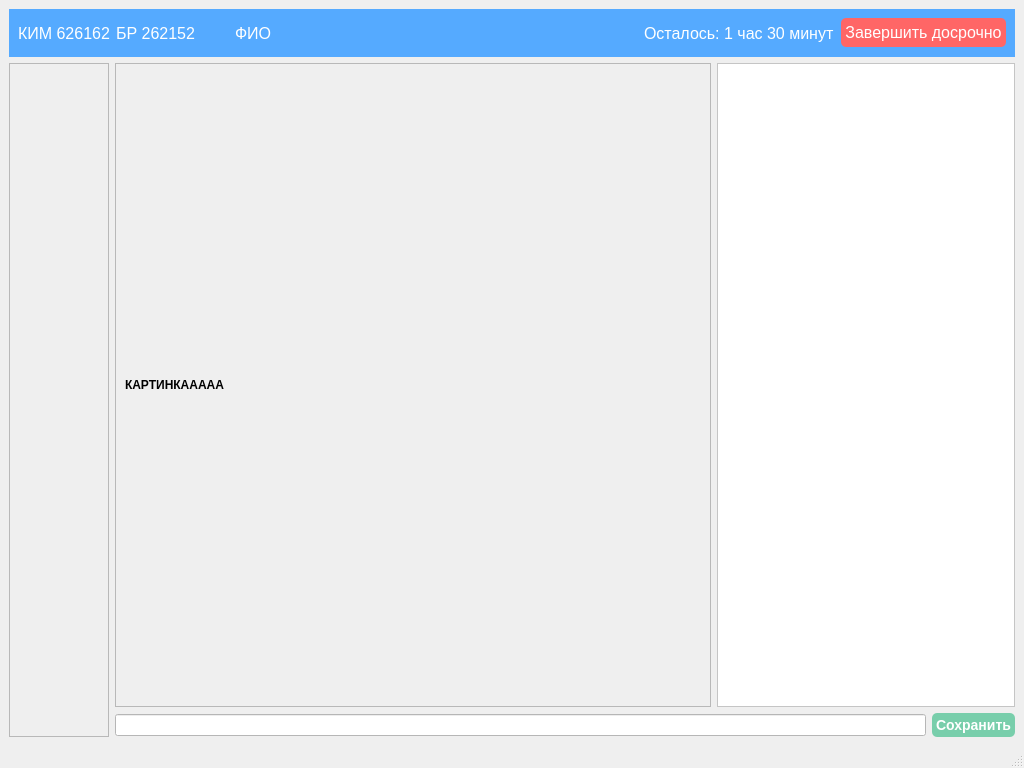
<?xml version="1.0" encoding="UTF-8"?>
<ui version="4.0">
 <class>MainWindow</class>
 <widget class="QMainWindow" name="MainWindow">
  <property name="geometry">
   <rect>
    <x>0</x>
    <y>0</y>
    <width>1024</width>
    <height>768</height>
   </rect>
  </property>
  <property name="minimumSize">
   <size>
    <width>1024</width>
    <height>768</height>
   </size>
  </property>
  <property name="font">
   <font>
    <weight>75</weight>
    <bold>true</bold>
   </font>
  </property>
  <property name="windowTitle">
   <string>Тестирующая программа КЕГЭ</string>
  </property>
  <property name="styleSheet">
   <string notr="true">QMainWindow{
	background-color: rgb(235, 235, 235);
}
/* Прозрачный фон самой области и её viewport */
QScrollArea {
    background: transparent;
    border: none;
}

QScrollArea &gt; QWidget &gt; QWidget {
    background: transparent;
}

/* Вертикальный скроллбар */
QScrollBar:vertical {
    background: transparent;
    width: 10px;
    margin: 0;
    border: none;
}

/* Дорожка (желоб) */
QScrollBar::handle:vertical {
    background: #c5cff5;          /* пастельный индиго под твою палитру */
    min-height: 30px;
    border-radius: 5px;
}

QScrollBar::handle:vertical:hover {
    background: #a8b6ec;
}

QScrollBar::handle:vertical:pressed {
    background: #8a9ae0;
}

/* Убрать стрелки сверху/снизу */
QScrollBar::add-line:vertical,
QScrollBar::sub-line:vertical {
    height: 0;
    background: none;
    border: none;
}

/* Убрать «страничные» зоны (клик по желобу) */
QScrollBar::add-page:vertical,
QScrollBar::sub-page:vertical {
    background: none;
}

/* Горизонтальный — на случай, если появится */
QScrollBar:horizontal {
    background: transparent;
    height: 10px;
    margin: 0;
    border: none;
}

QScrollBar::handle:horizontal {
    background: #c5cff5;
    min-width: 30px;
    border-radius: 5px;
}

QScrollBar::handle:horizontal:hover {
    background: #a8b6ec;
}

QScrollBar::add-line:horizontal,
QScrollBar::sub-line:horizontal {
    width: 0;
    background: none;
    border: none;
}

QScrollBar::add-page:horizontal,
QScrollBar::sub-page:horizontal {
    background: none;
}
</string>
  </property>
  <widget class="QWidget" name="centralwidget">
   <layout class="QGridLayout" name="gridLayout">
    <item row="0" column="0" colspan="2">
     <widget class="QFrame" name="panel_frame">
      <property name="styleSheet">
       <string notr="true">background-color: rgb(85, 170, 255);</string>
      </property>
      <layout class="QHBoxLayout" name="panel_lay">
       <item>
        <widget class="QLabel" name="kim_label">
         <property name="minimumSize">
          <size>
           <width>0</width>
           <height>30</height>
          </size>
         </property>
         <property name="styleSheet">
          <string notr="true">color: rgb(255, 255, 255); font-size: 16px;</string>
         </property>
         <property name="text">
          <string>КИМ 626162</string>
         </property>
        </widget>
       </item>
       <item>
        <widget class="QLabel" name="br_label">
         <property name="styleSheet">
          <string notr="true">color: rgb(255, 255, 255); font-size: 16px;</string>
         </property>
         <property name="text">
          <string>БР 262152</string>
         </property>
        </widget>
       </item>
       <item>
        <widget class="QLabel" name="fio_label">
         <property name="styleSheet">
          <string notr="true">color: rgb(255, 255, 255);
font-size: 16px;
padding: 1px 30px;</string>
         </property>
         <property name="text">
          <string>ФИО</string>
         </property>
        </widget>
       </item>
       <item>
        <spacer name="horizontalSpacer">
         <property name="orientation">
          <enum>Qt::Horizontal</enum>
         </property>
         <property name="sizeHint" stdset="0">
          <size>
           <width>40</width>
           <height>20</height>
          </size>
         </property>
        </spacer>
       </item>
       <item>
        <widget class="QLabel" name="time_label">
         <property name="styleSheet">
          <string notr="true">color: rgb(255, 255, 255); font-size: 16px;</string>
         </property>
         <property name="text">
          <string>Осталось: 1 час 30 минут</string>
         </property>
        </widget>
       </item>
       <item>
        <widget class="QPushButton" name="stop_ege">
         <property name="styleSheet">
          <string notr="true">QPushButton {
    color: rgb(255, 255, 255);
    font-size: 16px;
    border-radius: 5px;
    background-color: #ff6666;
    padding: 5px 4px;
    border: none;
}
QPushButton:hover {
    background-color: #ff9999;
}
QPushButton:pressed {
    background-color: #ffcccc;
}
QPushButton:disabled {
    background-color: #d23737;
    color: rgb(200, 200, 200);
}</string>
         </property>
         <property name="text">
          <string>Завершить досрочно</string>
         </property>
        </widget>
       </item>
      </layout>
     </widget>
    </item>
    <item row="1" column="0" rowspan="2">
     <widget class="QScrollArea" name="answers_area">
      <property name="minimumSize">
       <size>
        <width>80</width>
        <height>0</height>
       </size>
      </property>
      <property name="maximumSize">
       <size>
        <width>100</width>
        <height>16777215</height>
       </size>
      </property>
      <property name="widgetResizable">
       <bool>true</bool>
      </property>
      <widget class="QWidget" name="answers_area_w">
       <property name="geometry">
        <rect>
         <x>0</x>
         <y>0</y>
         <width>100</width>
         <height>659</height>
        </rect>
       </property>
       <layout class="QVBoxLayout" name="verticalLayout_2"/>
      </widget>
     </widget>
    </item>
    <item row="1" column="1">
     <layout class="QHBoxLayout" name="res_con_lay" stretch="0,0">
      <item>
       <widget class="QScrollArea" name="scrollArea">
        <property name="sizePolicy">
         <sizepolicy hsizetype="Preferred" vsizetype="Expanding">
          <horstretch>2</horstretch>
          <verstretch>0</verstretch>
         </sizepolicy>
        </property>
        <property name="minimumSize">
         <size>
          <width>550</width>
          <height>0</height>
         </size>
        </property>
        <property name="widgetResizable">
         <bool>true</bool>
        </property>
        <widget class="QWidget" name="scrollAreaWidgetContents">
         <property name="geometry">
          <rect>
           <x>0</x>
           <y>0</y>
           <width>595</width>
           <height>624</height>
          </rect>
         </property>
         <layout class="QVBoxLayout" name="verticalLayout">
          <item>
           <widget class="QLabel" name="label">
            <property name="text">
             <string>КАРТИНКААААА</string>
            </property>
           </widget>
          </item>
         </layout>
        </widget>
       </widget>
      </item>
      <item>
       <widget class="QTableWidget" name="tableWidget">
        <property name="sizePolicy">
         <sizepolicy hsizetype="Preferred" vsizetype="Expanding">
          <horstretch>1</horstretch>
          <verstretch>0</verstretch>
         </sizepolicy>
        </property>
        <property name="styleSheet">
         <string notr="true">color: rgb(0, 0, 0);
background-color: rgb(255, 255, 255);</string>
        </property>
       </widget>
      </item>
     </layout>
    </item>
    <item row="2" column="1">
     <layout class="QHBoxLayout" name="res_download_lay">
      <item>
       <layout class="QHBoxLayout" name="files_lay"/>
      </item>
      <item>
       <widget class="QLineEdit" name="result_lineEdit">
        <property name="styleSheet">
         <string notr="true">color: rgb(0, 0, 0);
background-color: rgb(255, 255, 255);
</string>
        </property>
       </widget>
      </item>
      <item>
       <widget class="QPushButton" name="result_button">
        <property name="maximumSize">
         <size>
          <width>16777215</width>
          <height>16777215</height>
         </size>
        </property>
        <property name="styleSheet">
         <string notr="true">QPushButton {
    color: rgb(255, 255, 255);
    font-size: 14px;
    border-radius: 5px;
    background-color: rgba(5, 175, 105, 130);
    padding: 4px 4px;
}
QPushButton:hover {
    background-color: rgba(1, 145, 68, 130);
}
QPushButton:pressed {
    background-color: rgba(6, 209, 55, 130);
}</string>
        </property>
        <property name="text">
         <string>Сохранить</string>
        </property>
       </widget>
      </item>
     </layout>
    </item>
   </layout>
  </widget>
  <widget class="QMenuBar" name="menubar">
   <property name="geometry">
    <rect>
     <x>0</x>
     <y>0</y>
     <width>1024</width>
     <height>19</height>
    </rect>
   </property>
  </widget>
  <widget class="QStatusBar" name="statusbar"/>
 </widget>
 <resources/>
 <connections/>
</ui>
